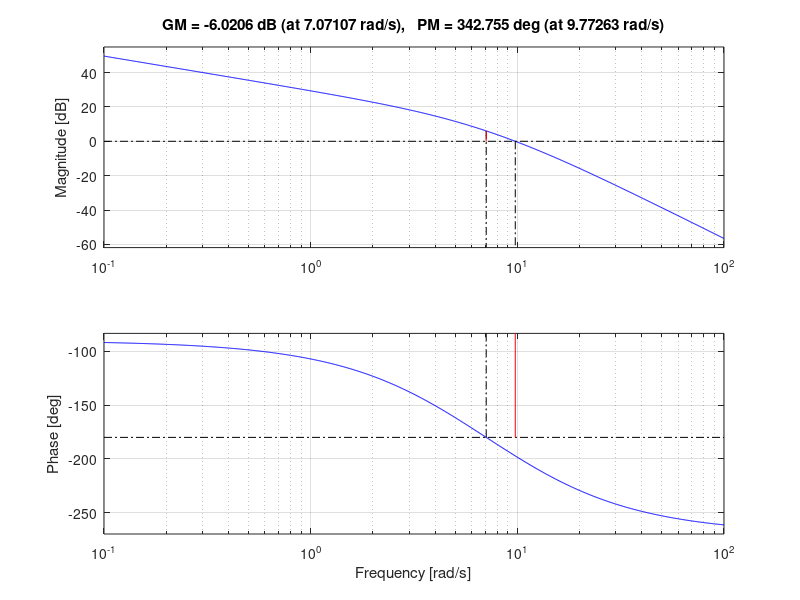
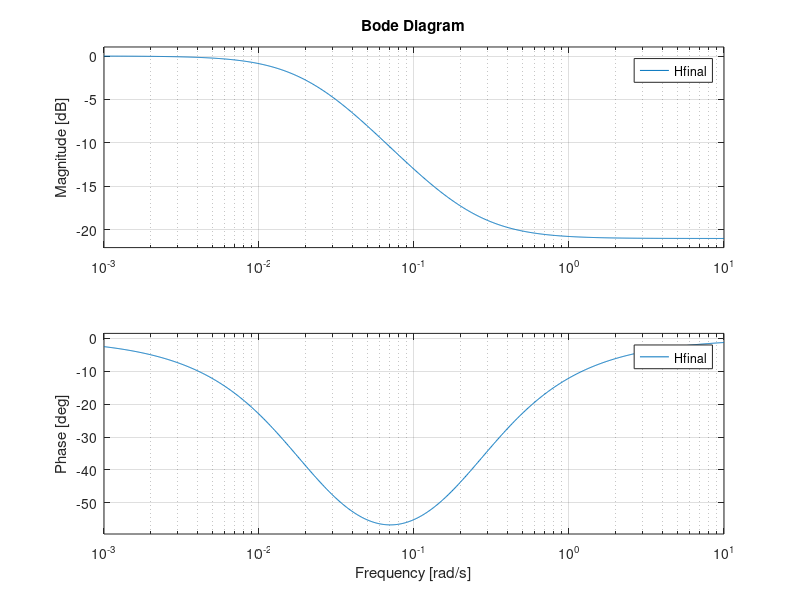

MATLAB code to generate these figures, in order:
%Lag Compensator Design
clearvars;
clear all;
clc;

% Transfer function H(s)
H = tf([30],[0.02 0.3 1 0]);

%Bode plot with Phase Margin
figure()
bode(H);
margin(H);
grid on
[Gm,Pm,Wcg,Wcp]=margin(H)

%Required phase margin is 40 degrees
%Tolerance is 5 degrees

%value is in rad/sec
pmr=0.698132;
pmt=0.0872665;
pm_new=pmr+pmt

%From Plot Gain at Pm
wm_new=3.14-pm_new

%at wg_new gain=21db hence compute beta
beta=10^(21/20)

%compute T
T=10/wm_new

pause
%substitute value of T and beta obtained above to get transfer function of Lag compensating network 
figure();
Hfinal=tf([1/beta 1/(T.*beta)],[1 1/(T.*beta)]);

bode(Hfinal)
grid on




